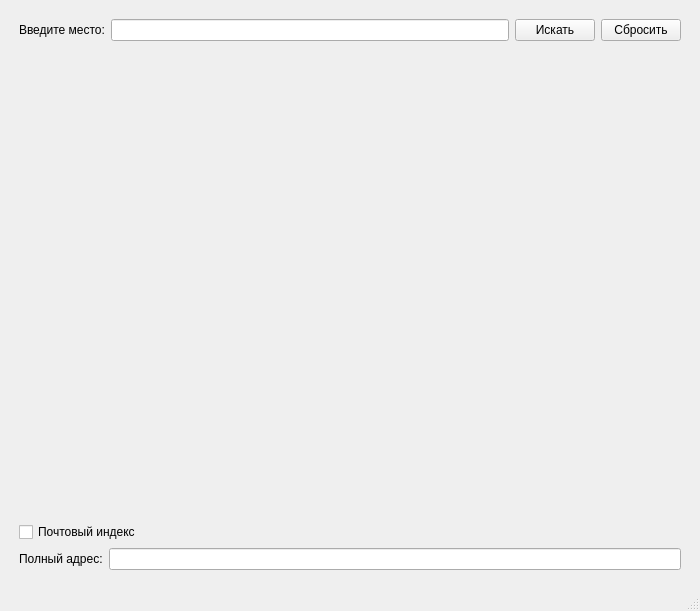
<?xml version="1.0" encoding="UTF-8"?>
<ui version="4.0">
 <class>MainWindow</class>
 <widget class="QMainWindow" name="MainWindow">
  <property name="geometry">
   <rect>
    <x>0</x>
    <y>0</y>
    <width>700</width>
    <height>611</height>
   </rect>
  </property>
  <property name="windowTitle">
   <string>MainWindow</string>
  </property>
  <widget class="QWidget" name="centralwidget">
   <layout class="QHBoxLayout" name="horizontalLayout_4">
    <item>
     <layout class="QVBoxLayout" name="verticalLayout_2">
      <property name="leftMargin">
       <number>10</number>
      </property>
      <property name="topMargin">
       <number>10</number>
      </property>
      <property name="rightMargin">
       <number>10</number>
      </property>
      <property name="bottomMargin">
       <number>10</number>
      </property>
      <item>
       <layout class="QHBoxLayout" name="horizontalLayout" stretch="0,0,0,0">
        <item>
         <widget class="QLabel" name="label">
          <property name="text">
           <string>Введите место:</string>
          </property>
         </widget>
        </item>
        <item>
         <widget class="QLineEdit" name="searchInput"/>
        </item>
        <item>
         <widget class="QPushButton" name="searchBtn">
          <property name="text">
           <string>Искать</string>
          </property>
         </widget>
        </item>
        <item>
         <widget class="QPushButton" name="resetBtn">
          <property name="text">
           <string>Сбросить</string>
          </property>
         </widget>
        </item>
       </layout>
      </item>
      <item>
       <layout class="QHBoxLayout" name="horizontalLayout_2">
        <item>
         <spacer name="horizontalSpacer">
          <property name="orientation">
           <enum>Qt::Horizontal</enum>
          </property>
          <property name="sizeHint" stdset="0">
           <size>
            <width>40</width>
            <height>20</height>
           </size>
          </property>
         </spacer>
        </item>
        <item>
         <layout class="QVBoxLayout" name="verticalLayout">
          <item>
           <spacer name="verticalSpacer">
            <property name="orientation">
             <enum>Qt::Vertical</enum>
            </property>
            <property name="sizeHint" stdset="0">
             <size>
              <width>20</width>
              <height>40</height>
             </size>
            </property>
           </spacer>
          </item>
          <item>
           <widget class="QLabel" name="image">
            <property name="minimumSize">
             <size>
              <width>600</width>
              <height>450</height>
             </size>
            </property>
            <property name="maximumSize">
             <size>
              <width>600</width>
              <height>450</height>
             </size>
            </property>
            <property name="text">
             <string/>
            </property>
           </widget>
          </item>
         </layout>
        </item>
        <item>
         <spacer name="horizontalSpacer_2">
          <property name="orientation">
           <enum>Qt::Horizontal</enum>
          </property>
          <property name="sizeHint" stdset="0">
           <size>
            <width>40</width>
            <height>20</height>
           </size>
          </property>
         </spacer>
        </item>
       </layout>
      </item>
      <item>
       <widget class="QCheckBox" name="checkBox">
        <property name="text">
         <string>Почтовый индекс</string>
        </property>
       </widget>
      </item>
      <item>
       <layout class="QHBoxLayout" name="horizontalLayout_3">
        <item>
         <widget class="QLabel" name="label_2">
          <property name="text">
           <string>Полный адрес:</string>
          </property>
         </widget>
        </item>
        <item>
         <widget class="QLineEdit" name="fullAddress">
          <property name="readOnly">
           <bool>true</bool>
          </property>
         </widget>
        </item>
       </layout>
      </item>
     </layout>
    </item>
   </layout>
  </widget>
  <widget class="QStatusBar" name="statusbar"/>
 </widget>
 <resources/>
 <connections/>
</ui>
